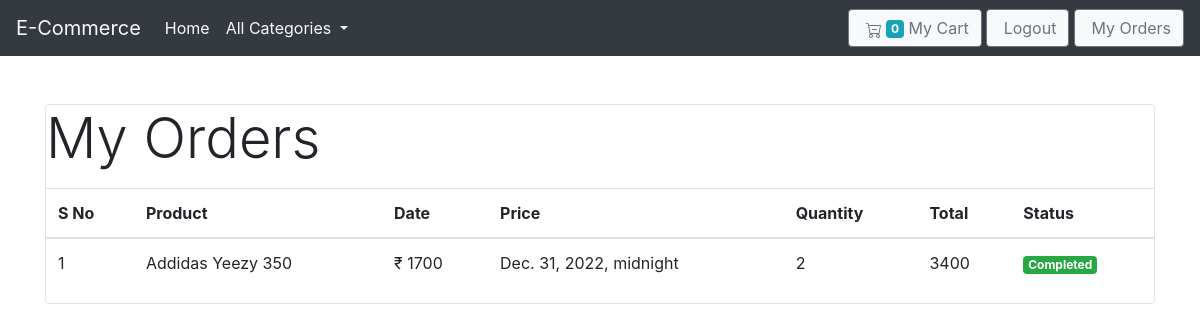
Page /orders/ (signed in) on the committed database.
### store/models.py (models this page shows, shortened)
class Orders(models.Model):
    product = models.ForeignKey(Product,  on_delete=models.CASCADE)
    customer = models.ForeignKey(Customer, on_delete=models.CASCADE)
    quantity = models.IntegerField(default=1)
    price = models.IntegerField()
    date = models.DateTimeField()
    address = models.CharField(max_length=50)
    phone = models.CharField(max_length=20)
    status = models.BooleanField(default=False)

class Product(models.Model):
    name = models.CharField(max_length=20)
    category = models.ForeignKey(Category, on_delete=models.CASCADE)
    description = models.TextField(max_length=200, default=' ')
    image = models.ImageField(upload_to='images/')
    price = models.DecimalField(max_digits=6, decimal_places=2)
    slug = models.SlugField(max_length=10)
    def __str__(self):
        return self.name

### store/views.py (the view)
# urls.py: path('orders/', views.orders, name='orders'),
def orders(request):
    customer = request.session.get('customer')
    order = Orders.objects.filter(customer=customer).order_by('-date')
    return render(request, "orders.html", {"orders":order,"name":customer})

### store/context_processors.py (called while the page is built)
def categories_processor(request):
    category = Category.objects.all()
    return({'category':category})

def products_processor(request):
    products = Product.objects.all()
    return({"product":products})

### store/models.py (called while the page is built)
    def get_absolute_url(self):
        return reverse('category_list', args=[self.slug])

### store/templatetags/custom.py (called while the page is built)
@register.filter(name='currency')
def currency(number):
    return "₹ "+str(number)

### store/templatetags/orders.py (called while the page is built)
@register.filter(name='order_price_total')
def order_price_total(product  , quantity):
    return product.price*product.quantity

### templates/orders.html (shortened to what this page needs)
{% extends "base.html" %}
{% block content %}
{% load cart %}
{% load custom %}
{% load orders %}
<div class="container">
  <div class="border rounded my-5 ">
    <p class="display-4">My Orders</p>
    <table class="table">
      <thead>
        <tr>
          <th>S No</th>
          <th>Product</th>
          <th>Date</th>
          <th>Price</th>
          <th>Quantity</th>
          <th>Total</th>
          <th>Status</th>
        </tr>
      </thead>
      <tbody>
        {% for order in orders %}
        <tr>
          <td>{{forloop.counter}}</td>
          <td>{{order.product}}</td>
          <td>{{order.price|currency}}</td>
          <td>{{order.date}}</td>
          <td>{{order.quantity}}</td>
          <td>{{order|order_price_total:order.quantity}}</td>
            {% if order.status %}
              <td><small class="badge badge-success">Completed</small></td>
            {%else%}
            <td><small class="badge badge-warning">Pending</small></td>
              {% endif %}
        </tr>
        {% endfor %}
      </tbody>
    </table>
</div>
{% endblock content %}

### rows in the picture
Orders: product "Addidas Yeezy 350", price "₹ 1700", date "Dec. 31, 2022, midnight", quantity "2", quantity+price "3400", status "Completed"

### other values in the picture
{{ request.session.cart.keys|length }} "0"
